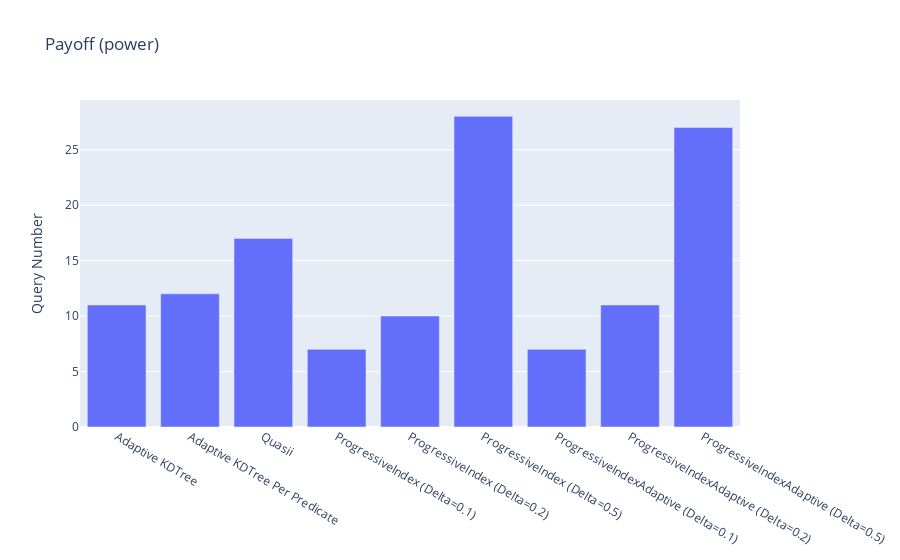

The cell this chart's notebook holds for it:
### Code cell
# experiment = 'power'
# n_rows = '10000000.0'
# n_queries = '3000'
# sel='0.0'

def payoff(values, baseline):
    dfs = np.array(values)[:,0]
    names = np.array(values)[:,1]
    fig = go.Figure()

    payoffs = []
    for df in dfs:
        c = [i for i, x in enumerate(df['query_time_cumsum'] - baseline['query_time_cumsum']) if x < 0]
        if(len(c) == 0):
            payoffs.append(n_queries)
        else:
            payoffs.append(c[0])
    
    fig = go.Figure(data=[
        go.Bar(name='Query Number', x=names, y=payoffs),
    ])
    fig.update_layout(title=f'Payoff ({experiment})',
                   yaxis_title='Query Number')
    fig.show()

payoff([
    # [read_df(files['AverageKDTree'], '0.0', '1024', experiment, n_rows, n_queries, sel), 'Average KDTree'],
    # [read_df(files['MedianKDTree'], '0.0', '1024', experiment, n_rows, n_queries, sel), 'MedianKDTree'],
    [read_df(files['CrackingKDTree'], '0.0', '1024', experiment, n_rows, n_queries, sel), 'Adaptive KDTree'],
    [read_df(files['CrackingKDTreePerDimension'], '0.0', '1024', experiment, n_rows, n_queries, sel), 'Adaptive KDTree Per Predicate'],
    [read_df(files['Quasii'], '0.0', '1024', experiment, n_rows, n_queries, sel), 'Quasii'],
    [read_df(files['ProgressiveIndex'], '0.1', '1024', experiment, n_rows, n_queries, sel), 'ProgressiveIndex (Delta=0.1)'],
    [read_df(files['ProgressiveIndex'], '0.2', '1024', experiment, n_rows, n_queries, sel), 'ProgressiveIndex (Delta=0.2)'],
    [read_df(files['ProgressiveIndex'], '0.5', '1024', experiment, n_rows, n_queries, sel), 'ProgressiveIndex (Delta=0.5)'],
    [read_df(files['ProgressiveIndexAdaptive'], '0.1', '1024', experiment, n_rows, n_queries, sel), 'ProgressiveIndexAdaptive (Delta=0.1)'],
    [read_df(files['ProgressiveIndexAdaptive'], '0.2', '1024', experiment, n_rows, n_queries, sel), 'ProgressiveIndexAdaptive (Delta=0.2)'],
    [read_df(files['ProgressiveIndexAdaptive'], '0.5', '1024', experiment, n_rows, n_queries, sel), 'ProgressiveIndexAdaptive (Delta=0.5)'],
],
    read_df(files['FullScanCandidateList'], '0.0', '0', experiment, n_rows, n_queries, sel)
)

### Figure 1 — Plotly figure (JSON) as saved in the notebook; plotly's stock layout.template omitted (floating-point values rounded to 4 significant figures)
{"data": [{"name": "Query Number", "type": "bar", "x": ["Adaptive KDTree", "Adaptive KDTree Per Predicate", "Quasii", "ProgressiveIndex (Delta=0.1)", "ProgressiveIndex (Delta=0.2)", "ProgressiveIndex (Delta=0.5)", "ProgressiveIndexAdaptive (Delta=0.1)", "ProgressiveIndexAdaptive (Delta=0.2)", "ProgressiveIndexAdaptive (Delta=0.5)"], "y": [11, 12, 17, 7, 10, 28, 7, 11, 27]}], "layout": {"title": {"text": "Payoff (power)"}, "yaxis": {"title": {"text": "Query Number"}}}}
